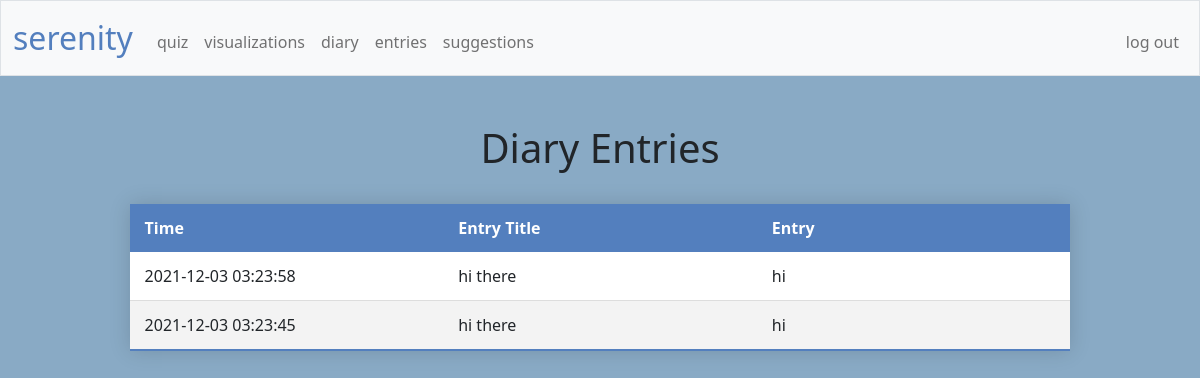
The page /entries (signed in) on the database its author committed.
### tables this page shows
CREATE TABLE 'diaryentries' (
    id INTEGER PRIMARY KEY AUTOINCREMENT,
    user_id INTEGER NOT NULL,'entrytitle' TEXT NOT NULL,
    entry TEXT NOT NULL,
    time TIMESTAMP DEFAULT CURRENT_TIMESTAMP,
    FOREIGN KEY(user_id) REFERENCES users(id)
);

### app.py (the view)
@app.route("/entries")
@login_required
def entries():
    entrieslog = db.execute(
        "SELECT entrytitle, entry, time FROM diaryentries WHERE user_id = ? ORDER BY time DESC", session["user_id"])
    return render_template("entries.html", entrieslog=entrieslog)

### app.py (called while the page is built)
@app.after_request
def after_request(response):
    response.headers["Cache-Control"] = "no-cache, no-store, must-revalidate"
    response.headers["Expires"] = 0
    response.headers["Pragma"] = "no-cache"
    return response

### helpers.py (called while the page is built)
def login_required(f):
    @wraps(f)
    def decorated_function(*args, **kwargs):
        if session.get("user_id") is None:
            return redirect("/login")
        return f(*args, **kwargs)
    return decorated_function

### templates/entries.html (shortened to what this page needs)
{% extends "layout.html" %}
{% block main %}
<!DOCTYPE html>
<html lang="en">
    <head>
    </head>
    <body class="background">
        <header><h1 style="text-align:center">Diary Entries</h1></header>
        <br>
            <table class="styled-table">
                <thead>
                    <tr>
                        <th>Time</th>
                        <th>Entry Title</th>
                        <th>Entry</th>
                    </tr>
                </thead>
                <tbody>
                    {% for e in entrieslog %}
                        <tr>
                            <td>{{ e["time"] }}</td>
                            <td>{{ e["entrytitle"] }}</td>
                            <td>{{ e["entry"] }}</td>
                        </tr>
                    {% endfor %}
                </tbody>
            </table>
    </body>
</html>
{% endblock %}

### static/styles.css (style rules this page uses)
body { font-size: 1rem; font-weight: 400; line-height: 1.5; margin: 0; text-align: left; }
.styled-table { border-collapse: collapse; background-color: transparent; margin: auto; margin-bottom: 1rem; width: 80%; table-layout: fixed; min-width: 400px; box-shadow: 0 0 20px rgba(0, 0, 0, 0.15); }
.styled-table thead tr { background-color: #537fbe; color: #ffffff; text-align: left; }
.styled-table th, .styled-table td { padding: 12px 15px; text-align: left; }
.styled-table tbody tr { border-bottom: 1px solid #dddddd; }
.styled-table tbody tr:nth-of-type(odd) { background-color: #ffffff; }
.styled-table tbody tr:nth-of-type(even) { background-color: #f3f3f3; }
.styled-table tbody tr:last-of-type { border-bottom: 2px solid #537fbe; }
.background { background-color: #89aac5; }

### rows shown on the page
diaryentries: time "2021-12-03 03:23:58", entrytitle "hi there", entry "hi"
diaryentries: time "2021-12-03 03:23:45", entrytitle "hi there", entry "hi"
